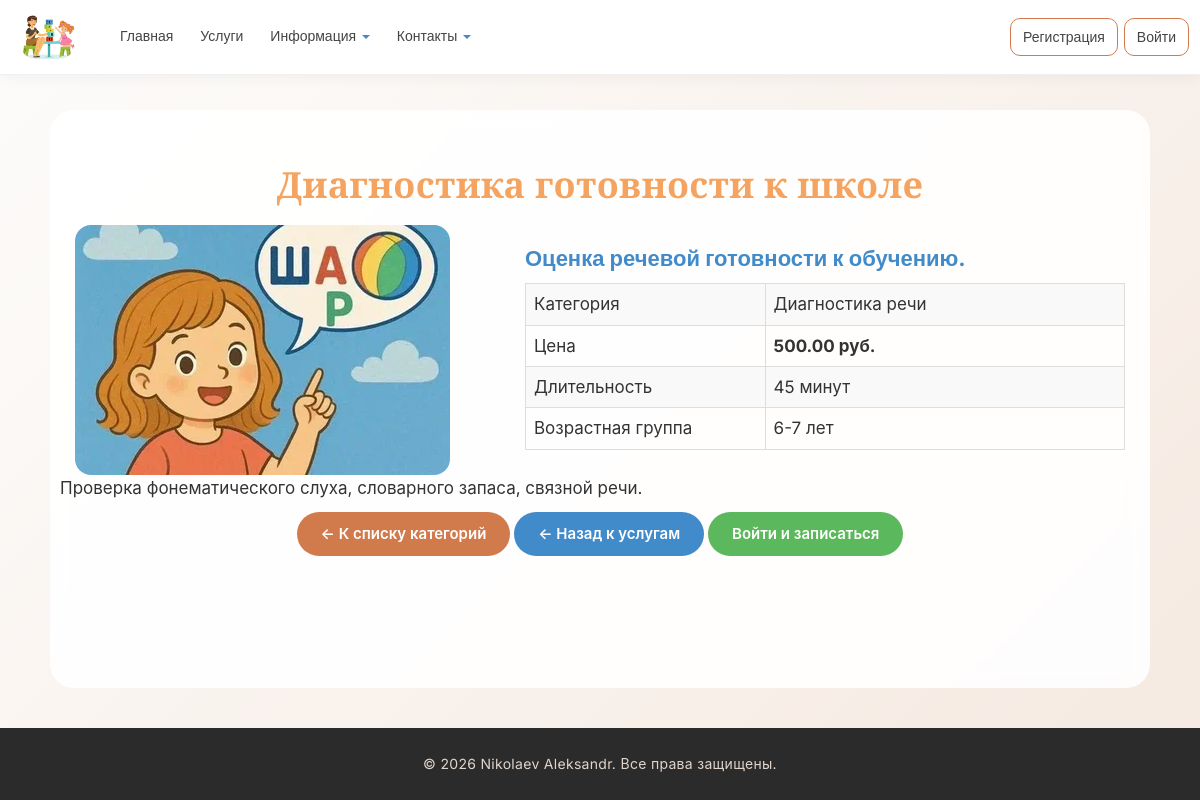
/service/3/, run on the app's committed database.
### app/models.py (models this page shows, shortened)
class Service(models.Model):
    category = models.ForeignKey(ServiceCategory, on_delete=models.CASCADE, verbose_name="Категория", related_name='services')
    name = models.CharField("Название услуги", max_length=100)
    short_description = models.TextField("Краткое описание")
    description = models.TextField("Полное описание")
    price = models.DecimalField(verbose_name="Цена", max_digits=10,decimal_places=2,blank=True, help_text="Можно оставить пустым, если услуга бесплатная",null=True)
    image = models.FileField(verbose_name = "Путь к картинке", blank=True)
    duration = models.CharField("Длительность", max_length=100, blank=True)
    age_group = models.CharField("Возрастная группа", max_length=100, blank = True)
    class Meta:
        verbose_name = "Услуга"
        verbose_name_plural = "Услуги"
        ordering = ['category','name']

class ServiceCategory(models.Model):
    name = models.CharField("Название категории",max_length=100)
    description = models.TextField(verbose_name ="Описание", blank=True)
    class Meta:
        verbose_name = "Категория услуги"
        verbose_name_plural = "Категории услуг"
    def get_absolute_url(self):
        return reverse('category_services', args=[str(self.id)])

### app/views.py (the view)
# urls.py: path('service/<int:service_id>/', views.service_detail, name='service_detail'),
def service_detail(request, service_id):
    service = get_object_or_404(Service, id=service_id)
    return render(request, 'app/services/service_detail.html', {'service': service})

### app/templates/app/services/service_detail.html (shortened to what this page needs)
{% extends "app/layout.html" %}
{% load static %}
{% block content %}
<h1 class="title mb-4">{{ service.name }}</h1>
<div class="row align-items-start mb-4">
    <div class="col-md-5 mb-3 mb-md-0">
        {% if service.image %}
        <img src="{{ service.image.url }}" alt="{{ service.name }}" class="img-fluid rounded shadow-sm">
        {% else %}
        <div class="bg-light text-center p-5 rounded text-muted">
            Нет изображения
        </div>
        {% endif %}
    </div>
    <div class="col-md-7">
        <p class="lead subtitle mb-3">{{ service.short_description }}</p>
        <table class="table table-bordered table-striped">
            <tr>
                <th class="description" style="width: 40%;">Категория</th>
                <td class="description">{{ service.category.name }}</td>
            </tr>
            <tr>
                <th class="description">Цена</th>
                <td class="description">
                    {% if service.price %}
                    <b>{{ service.price }} руб.</b>
                    {% else %}
                    <span class="text-success"><b>Бесплатно / Уточняйте</b></span>
                    {% endif %}
                </td>
            </tr>
            <tr>
                <th class="description">Длительность</th>
                <td class="description">{{ service.duration }}</td>
            </tr>
            <tr>
                <th class="description">Возрастная группа</th>
                <td class="description">{{ service.age_group }}</td>
            </tr>
        </table>
    </div>
</div>
<div class="row mb-4">
    <div class="col-12">
        <div class="card bg-white border-0 shadow-sm">
            <div class="card-body description">
                {{ service.description|linebreaks }}
            </div>
        </div>
    </div>
</div>
<div class="text-center mb-5 mt-4 pt-3 border-top">
    <a href="{% url 'catalog' %}" class="btn-base btn-brand">
        ← К списку категорий
    </a>
    <a href="{{ service.category.get_absolute_url }}" class="btn-base btn-blue">
        ← Назад к услугам
    </a>
    {% if user.is_authenticated %}
    <a href="{% url 'cart_add' service.id %}" class="btn-base btn-green">Записаться</a>
    {% else %}
    <a href="{% url 'login' %}" class="btn-base btn-green">Войти и записаться</a>
    {% endif %}
</div>
{% endblock %}

### app/static/app/content/site.css (style rules this page uses)
* { margin: 0; padding: 0; box-sizing: border-box; font-family: 'Inter', -apple-system, BlinkMacSystemFont, 'Segoe UI', Roboto, sans-serif; }
body { font-weight: 400; background: linear-gradient(135deg, #fdfcfb 0%, #f5e9e0 100%); display: flex; flex-direction: column; min-height: 100vh; padding-top: 70px; color: #2d2d2d; line-height: 1.6; }
.title { font-family: 'Playfair Display', serif; font-weight: 700; text-align: center; margin: 25px 0 20px; color: sandybrown; font-size: 36px; letter-spacing: 0.3px; }
.subtitle { font-family: 'Inter', sans-serif; font-size: 22px; font-weight: 700; margin: 18px 0 10px; color: #428bca; transition: color 0.3s ease; }
p, .description, li { font-size: 17px; font-weight: 400; line-height: 1.6; color: #333; }
img { max-width: 100%; height: auto; border-radius: 16px; }
.btn-base { border: none; padding: 10px 24px; border-radius: 30px; font-weight: 600; font-size: 15px; cursor: pointer; transition: all 0.2s ease; text-decoration: none; display: inline-block; text-align: center; }
.btn-brand { background: #d17b4c; color: white !important; }
a { text-decoration: none; }
.btn-green { background: #5cb85c; color: white !important; }
.btn-blue { background: #428bca; color: white !important; }
.card { height: 100%; }
.card-body { flex: 1; }
.row { display: flex; flex-wrap: wrap; }

### data on the page
Service: name "Диагностика готовности к школе", image (picture), short_description "Оценка речевой готовности к обучению.", category.name "Диагностика речи", price "500.00", duration "45 минут", age_group "6-7 лет", description "Проверка фонематического слуха, словарного запаса, связной речи."
